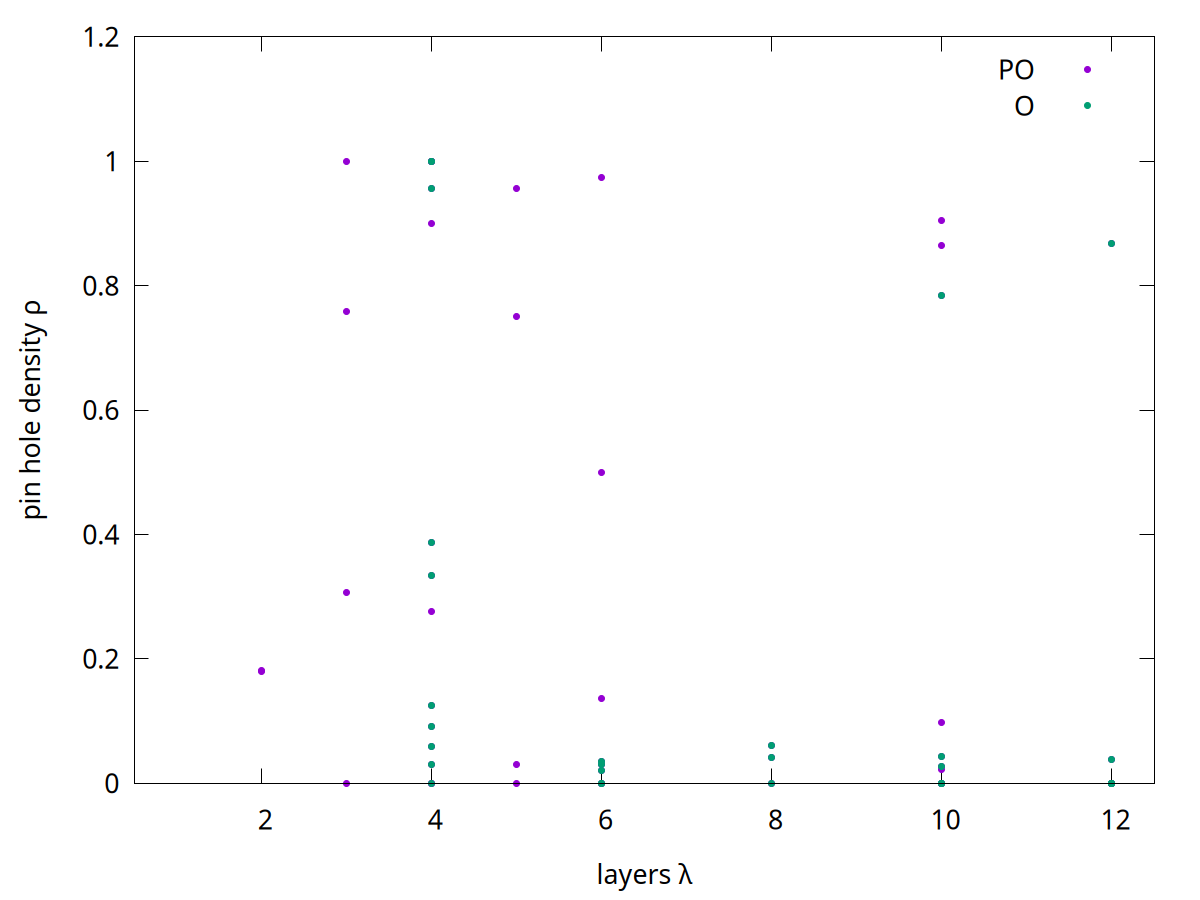

The script that drew this image:
#!/usr/bin/gnuplot 

set term pngcairo size 1200, 900 font ",20"
set out "phd-layr.png"
#set term svg
#set out "phd-layr.svg"
#filename="../../db_final.sorted.tsv"
filename="../../db_final.tsv"
filename="../../gen.tsv"
filename="../../db_final.gen.tsv"
width=2
set xlabel "layers {/Symbol l}"
set ylabel "pin hole density {/Symbol r}"
set xrange [0.5:12.5]
set yrange [0:1.2]
set xtics 2,2

#:.! head -n2 ../../db_final.gen.tsv
#1    2    3     4         5        6         7         8     9     10    11    12    13
#gen  nr   enr   G         phd      avg1(G)   avg2(G)   conc  layr  vDOC  TDOC  vCal  TCal
#0    212  2947  10.95940  0.00000  -8.43005  -9.76459  4     6     16    80    18    300
#plot filename u 8:4 pt 7 t "O"

plot "../../db_final.tsv" u 8:4 pt 7 t "PO" ,\
    filename u 9:5 pt 7 t "O"
#pause -1
